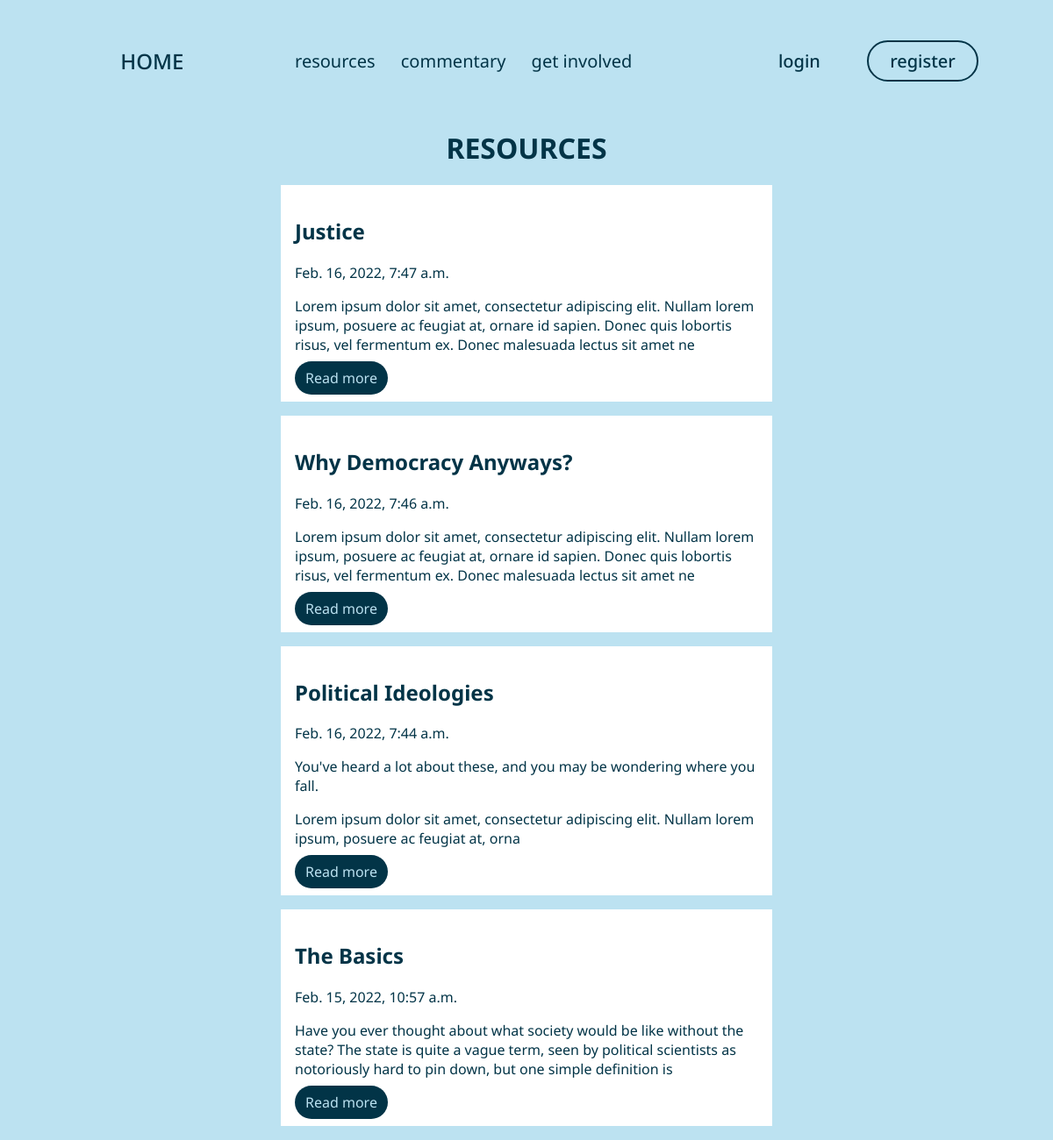
Page /resources on the committed database.
### blog/models.py (models this page shows, shortened)
class Resource(models.Model):
    title = models.CharField(max_length = 255)
    created_on = models.DateTimeField(auto_now_add=True)
    body = RichTextField()
    slug = models.SlugField(null=True, unique = True, blank = True)
    class Meta:
        ordering = ['-created_on']

### blog/views.py (the view)
# urls.py: path("resources", ResourcesView.as_view(), name="resource-list"),
class ResourcesView(ListView):
    model = Resource
    template_name = 'blog/resources.html'

### blog/templates/blog/resources.html
{% extends 'blog/base.html'%}
{% block content%}
<h1>RESOURCES</h1>
<div class="cent">
    {% for resource in object_list %}
            <div class="card">
                <h2>{{resource.title}}</h2>
                <p class="card-text text-muted h6">{{ resource.created_on}} </p>
                <p class="card-text">{{resource.body|slice:":200" | safe}}</p>
                <a href="{% url 'resource-detail' resource.slug %}" class="linkbutton">Read more</a>
            </div>
    {% endfor %}
</div>
{% endblock %}

### blog/static/blog/style.css (style rules this page uses)
* { color:#023447; }
body { background-color: #BCE2F1; font-family: 'Noto Sans', sans-serif; }
button, .linkbutton { background-color: #023447; color:#BCE2F1; padding: 1vh 1vw; border-radius: 25px; }
h1 { margin-top: 2vh; text-align: center; }
a { text-decoration: none; padding: 1vw; }
.cent { width: 50%; margin: auto; }
.card { background-color: white; margin: 2vh; padding: 2vh; }

### rows in the picture
Resource: title "Justice", created_on "Feb. 16, 2022, 7:47 a.m.", body "Lorem ipsum dolor sit amet, consectetur adipiscing elit. Nullam lorem ipsum, posuere ac feugiat at, ornare id sapien. Donec quis lobortis risus, vel fermentum ex. Donec malesuada lectus sit amet ne"
Resource: title "Why Democracy Anyways?", created_on "Feb. 16, 2022, 7:46 a.m.", body "Lorem ipsum dolor sit amet, consectetur adipiscing elit. Nullam lorem ipsum, posuere ac feugiat at, ornare id sapien. Donec quis lobortis risus, vel fermentum ex. Donec malesuada lectus sit amet ne"
Resource: title "Political Ideologies", created_on "Feb. 16, 2022, 7:44 a.m.", body "You've heard a lot about these, and you may be wondering where you fall. Lorem ipsum dolor sit amet, consectetur adipiscing elit. Nullam lorem ipsum, posuere ac feugiat at, orna"
Resource: title "The Basics", created_on "Feb. 15, 2022, 10:57 a.m.", body "Have you ever thought about what society would be like without the state? The state is quite a vague term, seen by political scientists as notoriously hard to pin down, but one simple definition is"
